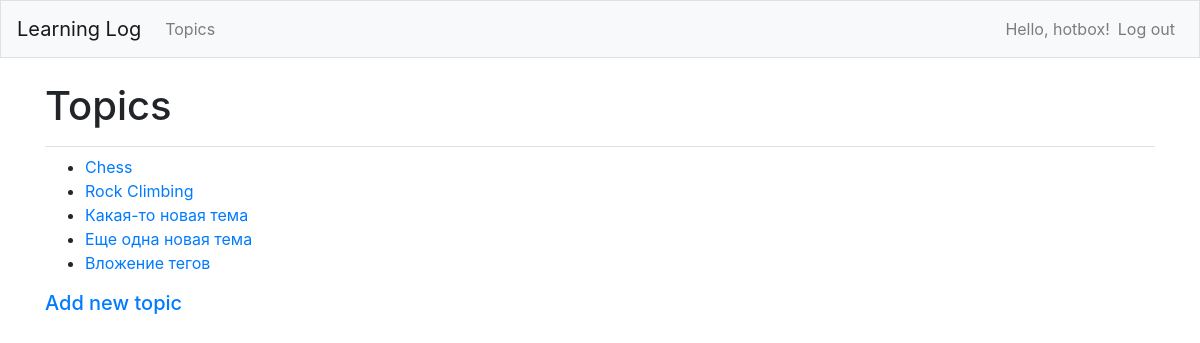
Page /topics/ (signed in) on the earlier database version.
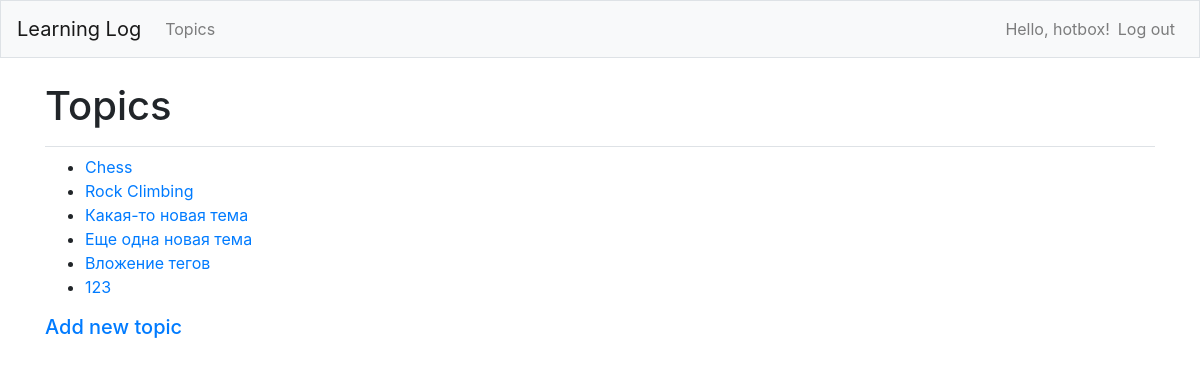
Same page on the later database version.
### learning_logs/models.py (models this page shows)
class Topic(models.Model):
    text = models.CharField(max_length=200)
    date_added = models.DateTimeField(auto_now_add=True)
    owner = models.ForeignKey(User, on_delete=models.CASCADE)
    def __str__(self):
        return self.text

### learning_logs/views.py (the view)
# urls.py: path('topics/', views.topics, name='topics'),
@login_required
def topics(request):
    topics = Topic.objects.filter(owner=request.user).order_by('date_added')
    context = {"topics": topics}
    return render(request, 'learning_logs/topics.html', context)

### learning_logs/templates/learning_logs/topics.html
{% extends "learning_logs/base.html" %}
{% block page_header %}
    <h1>Topics</h1>
{% endblock page_header %}
{% block content %}
    <ul>
        {% for topic in topics %}
            <li>
                <a href="{% url 'learning_logs:topic' topic.id %}">{{ topic }}</a>
            </li>
        {% empty %}
        <li><h5>No topics have been added yet.</h5></li>
        {% endfor %}
    </ul>
    <h5><a href="{% url 'learning_logs:new_topic' %}">Add new topic</a></h5>
{% endblock content %}

### learning_logs/templates/learning_logs/base.html (shortened to what this page needs)
{% load bootstrap4 %}
<!doctype html>
<html lang="en">
<head>
    {% bootstrap_css %}
</head>
<body>
    <nav class="navbar navbar-expand-md navbar-light bg-light mb-4 border">
        <a class="navbar-brand" href="{% url 'learning_logs:index' %}">Learning Log</a>
        <div class="collapse navbar-collapse" id="navbarCollapse">
            <ul class="navbar-nav mr-auto">
                <li class="nav-item">
                    <a class="nav-link" href="{% url 'learning_logs:topics' %}">Topics</a>
                </li>
            </ul>
            <ul class="navbar-nav ml-auto">
                {% if user.is_authenticated %}
                    <li class="nav-item">
                        <span class="navbar-text">Hello, {{ user.username }}!</span>
                    </li>
                    <li class="nav-item">
                        <a class="nav-link" href="{% url 'users:logout' %}">Log out</a>
                    </li>
                {% endif %}
            </ul>
        </div>
    </nav>
    <main role="main" class="container">
        <div class="pb-2 mb-2 border-bottom">
            {% block page_header %}{% endblock page_header %}
        </div>
        <div>
            {% block content%}{% endblock content %}
        </div>
    </main>
</body>
</html>

Differences in the rows shown:
added Topic: text "123"
